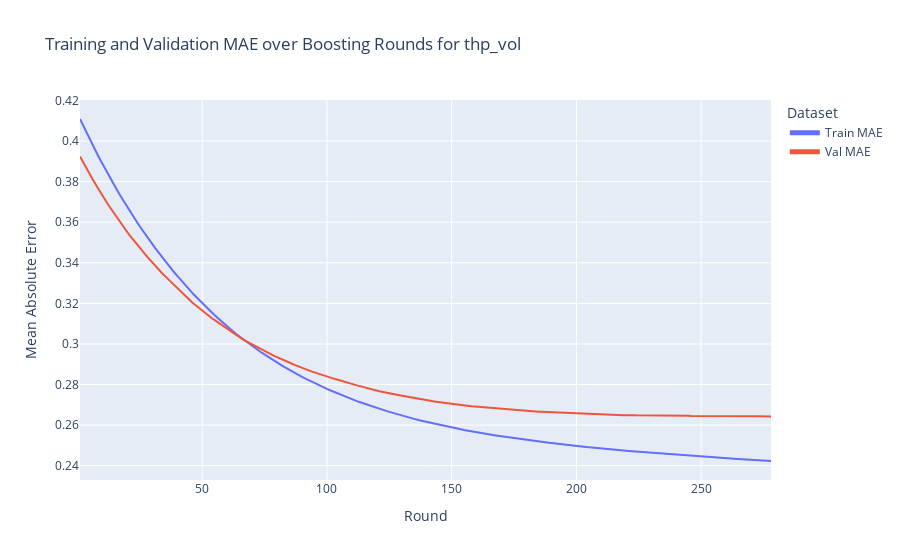
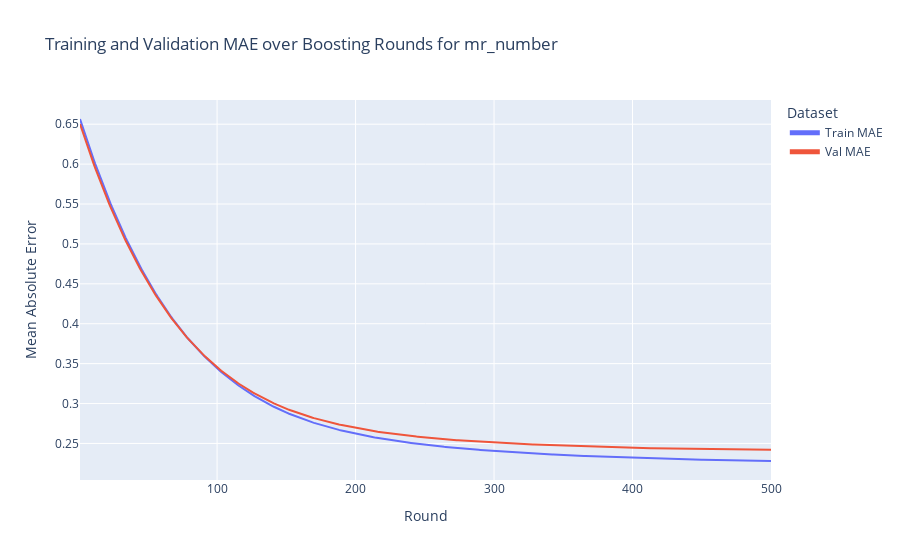

Write notebook code for charts like these, in order.
### Markdown cell above
## Evaluation and Logging

### Code cell
# %%
# Iterate through each model in models
for target, target_model in models.items():
    print(f"Processing target: {target}")

    # Predict
    train_preds = target_model.predict(X_train)
    val_preds = target_model.predict(X_val)

    # Compute MAE values
    train_mae = mean_absolute_error(y_train[target], train_preds)
    val_mae = mean_absolute_error(y_val[target], val_preds)

    # Log the best score to wandb
    # XGBoost does not have best_iteration attribute in scikit-learn API
    evals_result = target_model.evals_result()
    best_iteration = len(evals_result['validation_0']['mae'])  # Last iteration
    best_val_mae = evals_result['validation_1']['mae'][-1]
    best_train_mae = evals_result['validation_0']['mae'][-1]

    wandb.log({
        f'{target}_best_val_mae': best_val_mae,
        f'{target}_best_round': best_iteration,
        f'{target}_best_train_mae': best_train_mae
    })

    # Convert evaluation results to a DataFrame
    eval_df = pl.DataFrame({
        'Round': list(range(1, len(evals_result['validation_0']['mae']) + 1)),
        'Train MAE': evals_result['validation_0']['mae'],
        'Val MAE': evals_result['validation_1']['mae']
    })

    # Log eval_df to wandb
    wandb.log({f'{target}_eval_df': wandb.Table(data=eval_df.to_pandas())})

    # Plot the results using Plotly
    fig = px.line(
        eval_df.to_pandas(),
        x='Round',
        y=['Train MAE', 'Val MAE'],
        labels={'value': 'Mean Absolute Error'},
        title=f'Training and Validation MAE over Boosting Rounds for {target}'
    )

    fig.update_layout(
        legend=dict(
            title='Dataset',
            itemsizing='constant'
        )
    )

    # Log the plot to wandb
    wandb.log({f"{target}_MAE_Plot": fig})

    # Optionally, display the plot
    fig.show()

    print(f"Best Val MAE for {target}: {best_val_mae}")
    print(f"Round: {best_iteration}")

### Figure 1 — Plotly figure (JSON) as saved in the notebook; plotly's stock layout.template omitted (floating-point values rounded to 4 significant figures; data arrays with more than 128 entries replaced by an {"elided": "..."} marker saying what was removed)
{"data": [{"hovertemplate": "variable=Train MAE<br>Round=%{x}<br>Mean Absolute Error=%{y}<extra></extra>", "legendgroup": "Train MAE", "line": {"color": "#636efa", "dash": "solid"}, "marker": {"symbol": "circle"}, "mode": "lines", "name": "Train MAE", "orientation": "v", "showlegend": true, "type": "scatter", "x": {"elided": "278 int values"}, "xaxis": "x", "y": {"elided": "278 float values"}, "yaxis": "y"}, {"hovertemplate": "variable=Val MAE<br>Round=%{x}<br>Mean Absolute Error=%{y}<extra></extra>", "legendgroup": "Val MAE", "line": {"color": "#EF553B", "dash": "solid"}, "marker": {"symbol": "circle"}, "mode": "lines", "name": "Val MAE", "orientation": "v", "showlegend": true, "type": "scatter", "x": {"elided": "278 int values"}, "xaxis": "x", "y": {"elided": "278 float values"}, "yaxis": "y"}], "layout": {"legend": {"itemsizing": "constant", "title": {"text": "Dataset"}, "tracegroupgap": 0}, "title": {"text": "Training and Validation MAE over Boosting Rounds for thp_vol"}, "xaxis": {"anchor": "y", "domain": [0, 1], "title": {"text": "Round"}}, "yaxis": {"anchor": "x", "domain": [0, 1], "title": {"text": "Mean Absolute Error"}}}}

### Figure 2 — Plotly figure (JSON) as saved in the notebook; plotly's stock layout.template omitted (floating-point values rounded to 4 significant figures; data arrays with more than 128 entries replaced by an {"elided": "..."} marker saying what was removed)
{"data": [{"hovertemplate": "variable=Train MAE<br>Round=%{x}<br>Mean Absolute Error=%{y}<extra></extra>", "legendgroup": "Train MAE", "line": {"color": "#636efa", "dash": "solid"}, "marker": {"symbol": "circle"}, "mode": "lines", "name": "Train MAE", "orientation": "v", "showlegend": true, "type": "scatter", "x": {"elided": "500 int values"}, "xaxis": "x", "y": {"elided": "500 float values"}, "yaxis": "y"}, {"hovertemplate": "variable=Val MAE<br>Round=%{x}<br>Mean Absolute Error=%{y}<extra></extra>", "legendgroup": "Val MAE", "line": {"color": "#EF553B", "dash": "solid"}, "marker": {"symbol": "circle"}, "mode": "lines", "name": "Val MAE", "orientation": "v", "showlegend": true, "type": "scatter", "x": {"elided": "500 int values"}, "xaxis": "x", "y": {"elided": "500 float values"}, "yaxis": "y"}], "layout": {"legend": {"itemsizing": "constant", "title": {"text": "Dataset"}, "tracegroupgap": 0}, "title": {"text": "Training and Validation MAE over Boosting Rounds for mr_number"}, "xaxis": {"anchor": "y", "domain": [0, 1], "title": {"text": "Round"}}, "yaxis": {"anchor": "x", "domain": [0, 1], "title": {"text": "Mean Absolute Error"}}}}
